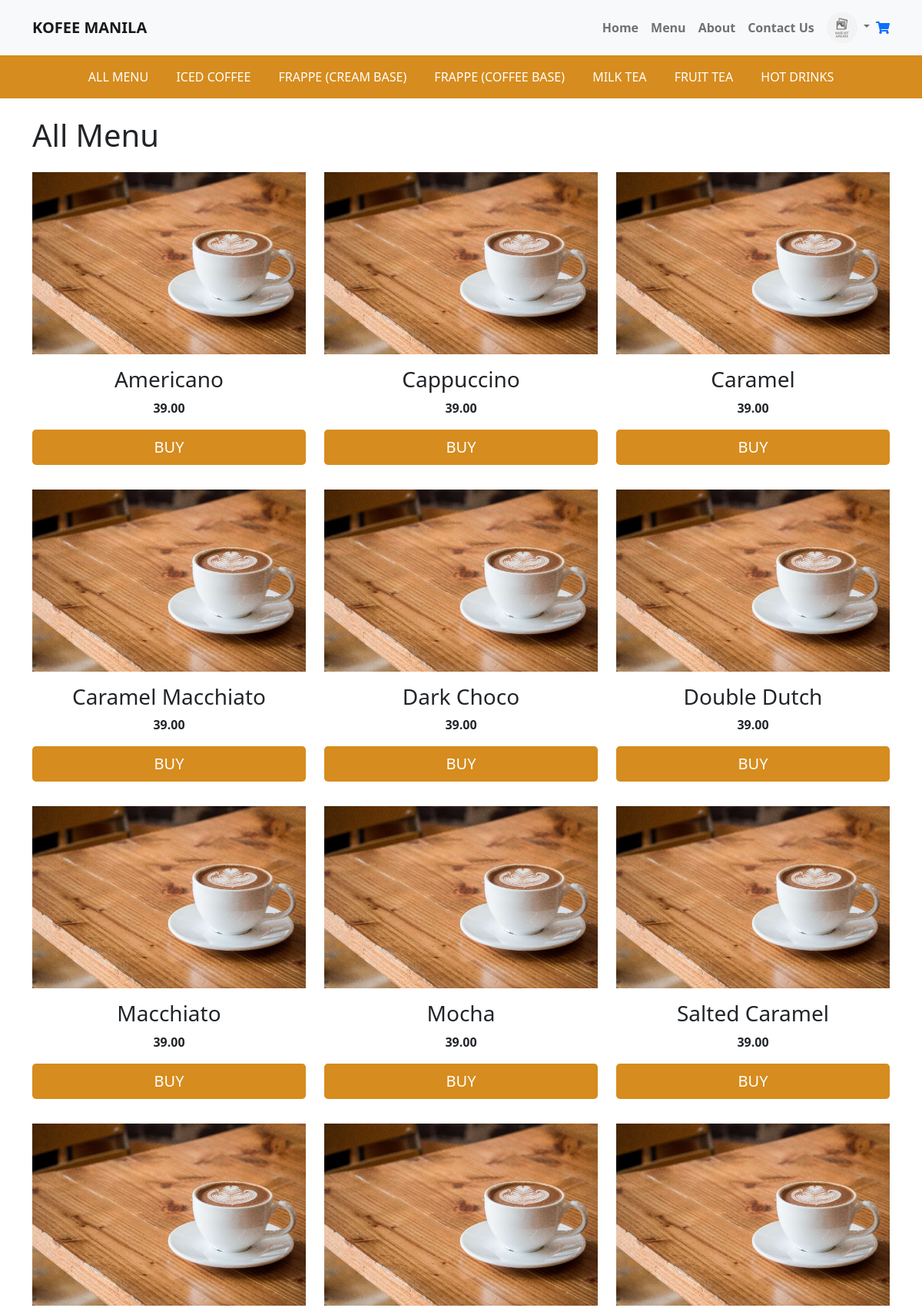
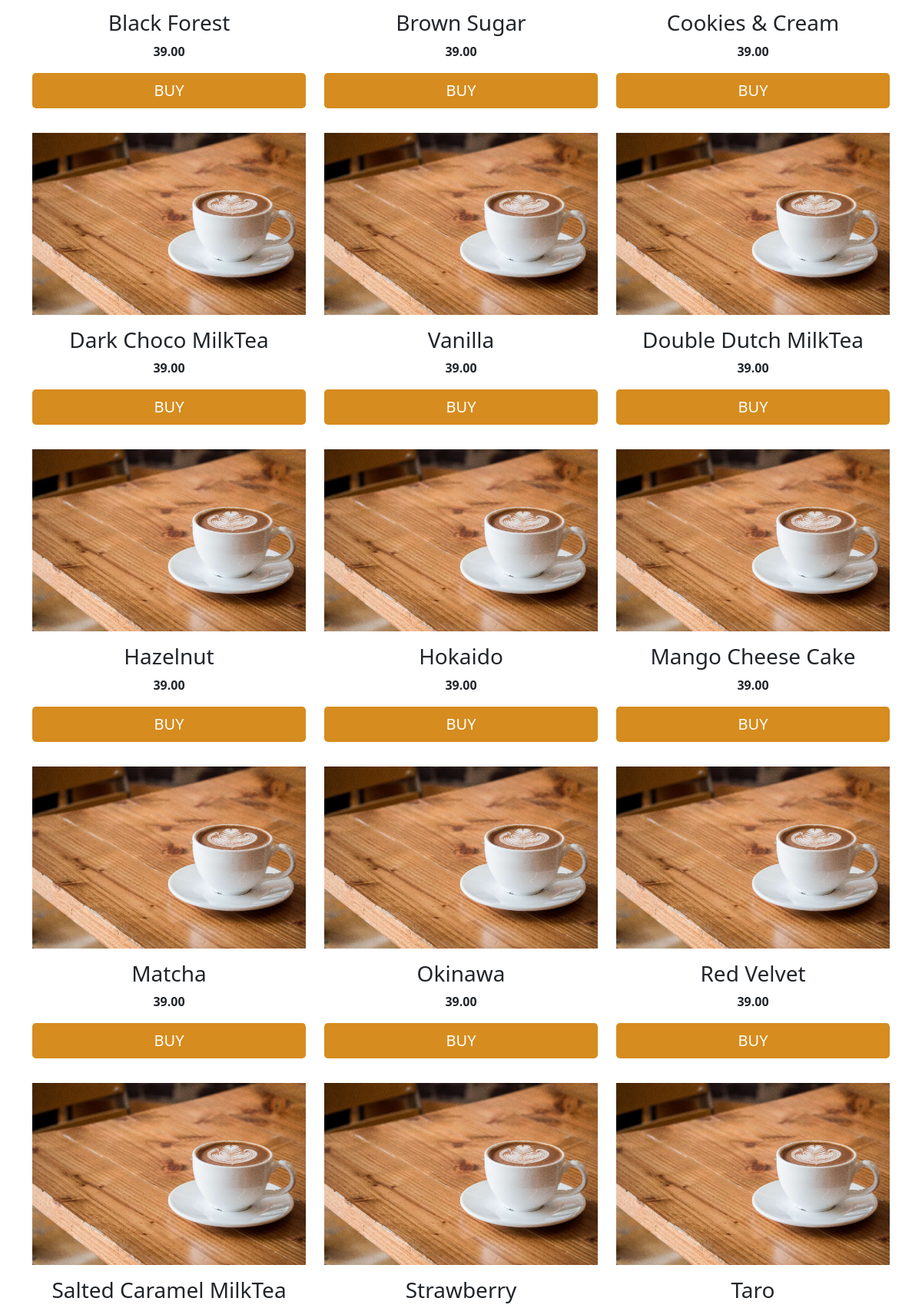
Page /menu.php (signed in, upper part) on the committed database (2 pictures, top to bottom).
### tables this page shows
CREATE TABLE `category_list` (
  `id` int NOT NULL,
  `name` text NOT NULL,
  `description` text NOT NULL,
  `status` tinyint(1) NOT NULL DEFAULT '1',
  `delete_flag` tinyint(1) NOT NULL DEFAULT '0',
  `date_created` datetime NOT NULL DEFAULT CURRENT_TIMESTAMP,
  `date_updated` datetime NOT NULL DEFAULT CURRENT_TIMESTAMP ON UPDATE CURRENT_TIMESTAMP
);

CREATE TABLE `product_list` (
  `id` int NOT NULL,
  `category_id` int NOT NULL,
  `name` text NOT NULL,
  `description` text NOT NULL,
  `price` float(15,2) NOT NULL DEFAULT '0.00',
  `status` tinyint(1) NOT NULL DEFAULT '1',
  `delete_flag` tinyint(1) NOT NULL DEFAULT '0',
  `date_created` datetime NOT NULL DEFAULT CURRENT_TIMESTAMP,
  `date_updated` datetime NOT NULL DEFAULT CURRENT_TIMESTAMP ON UPDATE CURRENT_TIMESTAMP
);

### menu.php (the view, shortened to what this page needs)
<?php
require 'connection.php';
$query = "SELECT id, name FROM category_list WHERE status = 1 AND delete_flag = 0";
$stmt = $pdo->prepare($query);
$stmt->execute();
$categories = $stmt->fetchAll(PDO::FETCH_ASSOC);
$query = "SELECT * FROM product_list WHERE status = 1 AND delete_flag = 0 AND name NOT LIKE '%large%'";
$stmt = $pdo->prepare($query);
$stmt->execute();
$products = $stmt->fetchAll(PDO::FETCH_ASSOC);
?>
<!DOCTYPE html>
<html lang="en">
<head>
    <link href="https://stackpath.bootstrapcdn.com/bootstrap/4.5.2/css/bootstrap.min.css" rel="stylesheet">
    <link href="https://cdnjs.cloudflare.com/ajax/libs/font-awesome/5.15.3/css/all.min.css" rel="stylesheet">
</head>
<body onload="displayCategory('all')">
    <?php include "includes/navbar.php"; ?>
    <div class="category-menu">
        <span onclick="displayCategory('all')">ALL MENU</span>
        <?php foreach ($categories as $category): ?>
            <span id="category-<?php echo $category['id']; ?>" onclick="displayCategory('<?php echo $category['id']; ?>')">
                <?php echo strtoupper($category['name']); ?>
            </span>
        <?php endforeach; ?>
    </div>
    <div class="container">
        <h1 class="mt-4 mb-4">All Menu</h1>
        <div class="row menu-items" id="menu-items">
            <?php foreach ($products as $product): ?>
                <div class="col-lg-4 col-md-6">
                    <div class="menu-item" data-category-id="<?php echo $product['category_id']; ?>">
                        <img src="uploads/products/2022-04-22_10-18-15.png" alt="<?php echo $product['name']; ?>" /> <?php
                        $productName = $product['name'];
                        $cleanedProductName = preg_replace('/\bsmall\b/i', '', $productName);
                        $cleanedProductName = trim($cleanedProductName);
                        ?>
                        <h3><?php echo htmlspecialchars($cleanedProductName, ENT_QUOTES, 'UTF-8'); ?></h3>
                        <p><strong><?php echo number_format($product['price'], 2); ?></strong></p>
                        <a href="item.php?id=<?php echo $product['id']; ?>"
                            class="col col-12 btn btn-primary btn-lg ">BUY</a>
                    </div>
                </div>
            <?php endforeach; ?>
        </div>
    </div>
</body>
</html>

### menu.php (style rules this page uses)
body { font-family: "Montserrat", sans-serif; display: flex; flex-direction: column; min-height: 100vh; }
.category-menu { background-color: #d68c1e; color: white; padding: 1rem; text-align: center; }
.category-menu span { cursor: pointer; margin: 0 1rem; }
.menu-items .menu-item { margin-bottom: 2rem; text-align: center; }
.menu-item img { width: 100%; max-width: 100%; height: auto; margin-bottom: 1rem; }
.menu-item > a { background-color: #d68c1e !important; border: none; outline: none; }
html { scrollbar-width: thin; scrollbar-color: #888 #f1f1f1; }

### includes/navbar.php (style rules this page uses)
html { scrollbar-width: thin; scrollbar-color: #888 #f1f1f1; }
body { font-family: "Montserrat", sans-serif; }

### rows in the picture
category_list: name "ICED COFFEE"
category_list: name "FRAPPE (CREAM BASE)"
category_list: name "FRAPPE (COFFEE BASE)"
category_list: name "MILK TEA"
category_list: name "FRUIT TEA"
category_list: name "HOT DRINKS"
product_list: name "Americano", price "39.00"
product_list: name "Cappuccino", price "39.00"
product_list: name "Caramel", price "39.00"
product_list: name "Caramel Macchiato", price "39.00"
product_list: name "Dark Choco", price "39.00"
product_list: name "Double Dutch", price "39.00"
product_list: name "Macchiato", price "39.00"
product_list: name "Mocha", price "39.00"
product_list: name "Salted Caramel", price "39.00"
product_list: name "Black Forest", price "39.00"
product_list: name "Brown Sugar", price "39.00"
product_list: name "Cookies & Cream", price "39.00"
product_list: name "Dark Choco MilkTea", price "39.00"
product_list: name "Vanilla", price "39.00"
product_list: name "Double Dutch MilkTea", price "39.00"
product_list: name "Hazelnut", price "39.00"
product_list: name "Hokaido", price "39.00"
product_list: name "Mango Cheese Cake", price "39.00"
product_list: name "Matcha", price "39.00"
product_list: name "Okinawa", price "39.00"
product_list: name "Red Velvet", price "39.00"
product_list: name "Salted Caramel MilkTea"
product_list: name "Strawberry"
product_list: name "Taro"
